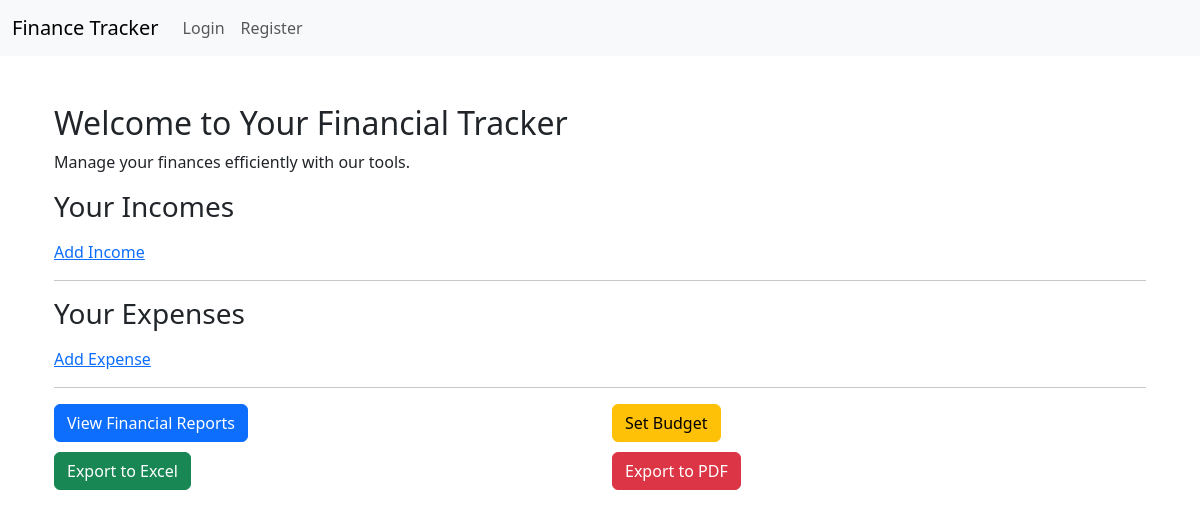
Before: / with the older database file.
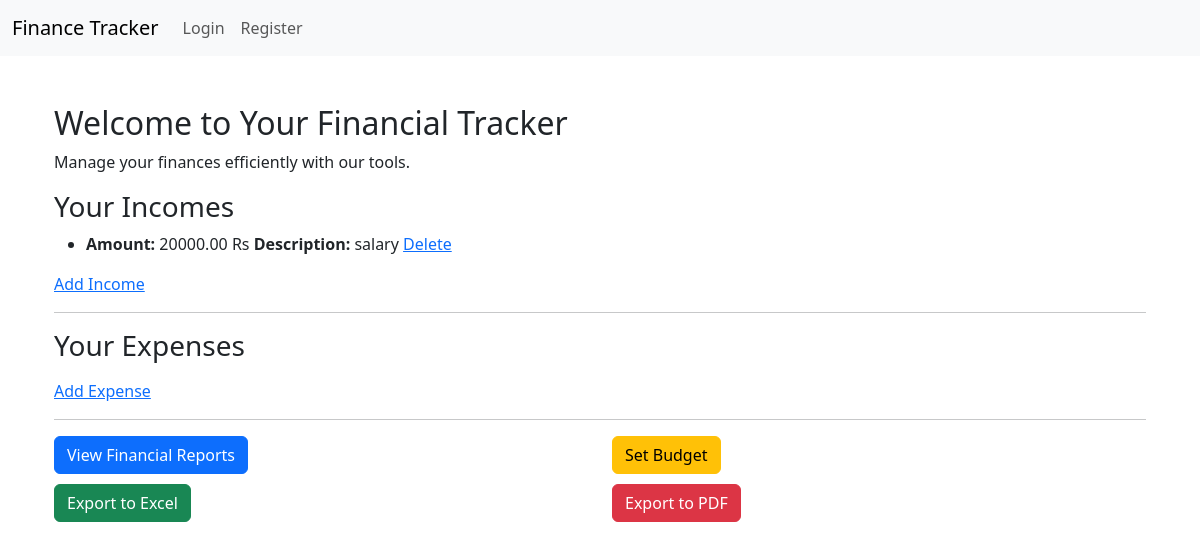
After: the same page with the newer database file.
### tracker/models.py (models this page shows, shortened)
class Income(models.Model):
    amount = models.DecimalField(max_digits=10, decimal_places=2)
    date = models.DateField()
    description = models.CharField(max_length=200, blank=True)
    category = models.ForeignKey(Category, on_delete=models.SET_NULL, null=True, blank=True)
    user = models.ForeignKey(User, on_delete=models.CASCADE, related_name='incomes')

### tracker/views.py (the view)
# urls.py: path('', include('tracker.urls')),  # Include tracker URLs for the homepage
def homepage(request):
    incomes = Income.objects.all()
    expenses = Expense.objects.all()
    return render(request, 'tracker/homepage.html', {'incomes': incomes, 'expenses': expenses})

### tracker/templates/tracker/homepage.html (shortened to what this page needs)
{% extends 'base.html' %}
{% block content %}
<div class="container mt-5">
    <h2>Welcome to Your Financial Tracker</h2>
    <p>Manage your finances efficiently with our tools.</p>
    <h3>Your Incomes</h3>
    <ul>
        {% for income in incomes %}
            <li>
                <strong>Amount:</strong> {{ income.amount }} Rs
                <strong>Description:</strong> {{ income.description }}
                <a href="{% url 'delete_income' income.id %}" onclick="return confirm('Are you sure you want to delete this income?');">
                    Delete
                </a>
            </li>
        {% endfor %}
    </ul>
    <a href="{% url 'add_income' %}">Add Income</a><br><hr>
    <h3>Your Expenses</h3>
    <a href="{% url 'add_expense' %}">Add Expense</a><br><hr>
    <div class="row">
        <div class="col-md-6">
            <a href="{% url 'financial_reports' %}" class="btn btn-primary btn-block">View Financial Reports</a>
        </div><br><br>
        <div class="col-md-6">
            <a href="{% url 'set_budget' %}" class="btn btn-warning btn-block">Set Budget</a>
        </div><br><br>
        <div class="col-md-6">
            <a href="{% url 'export_to_excel' %}" class="btn btn-success btn-block">Export to Excel</a>
        </div><br><br>
        <div class="col-md-6">
            <a href="{% url 'export_to_pdf' %}" class="btn btn-danger btn-block">Export to PDF</a>
        </div>
    </div>
</div>
{% endblock %}

### tracker/templates/base.html (shortened to what this page needs)
<!DOCTYPE html>
<html lang="en">
<head>
    <link href="https://cdn.jsdelivr.net/npm/bootstrap@5.3.0-alpha3/dist/css/bootstrap.min.css" rel="stylesheet">
</head>
<body>
    <nav class="navbar navbar-expand-lg navbar-light bg-light">
        <div class="container-fluid">
            <a class="navbar-brand" href="/">Finance Tracker</a>
            <div class="collapse navbar-collapse" id="navbarNav">
                <ul class="navbar-nav">
                    {% if user.is_authenticated %}
                        <li class="nav-item">
                            <a class="nav-link" href="{% url 'logout' %}">Logout</a>
                        </li>
                    {% else %}
                        <li class="nav-item">
                            <a class="nav-link" href="{% url 'login' %}">Login</a>
                        </li>
                        <li class="nav-item">
                            <a class="nav-link" href="{% url 'register' %}">Register</a>
                        </li>
                    {% endif %}
                </ul>
            </div>
        </div>
    </nav>
    <div class="container mt-4">
        {% block content %}
        {% endblock %}
    </div>
</body>
</html>

Changed rows visible on the page:
added Income: amount "20000.00", description "salary"
